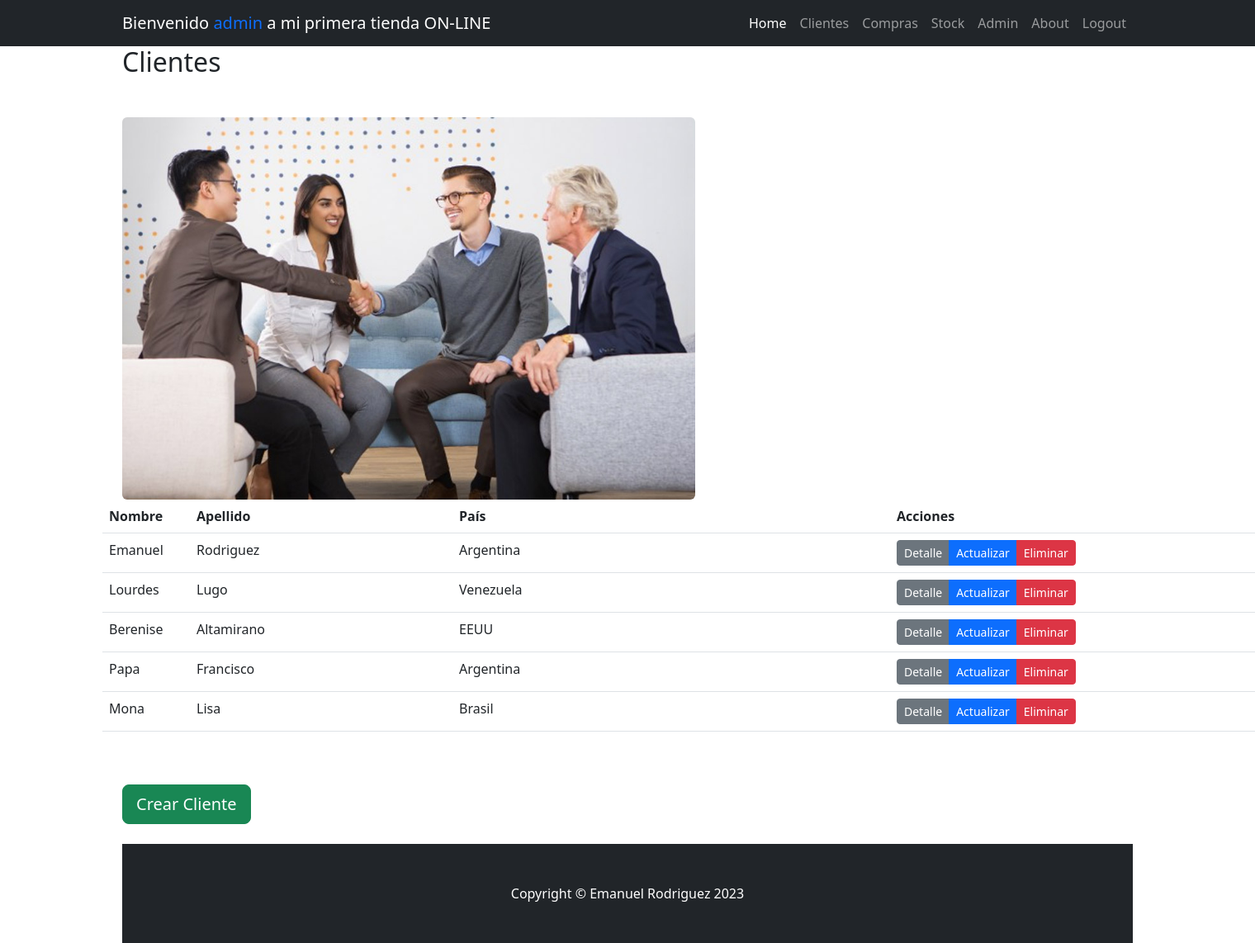
The app's page /cliente/ (signed in) with its own data.
### cliente/models.py (models this page shows, shortened)
class Cliente(models.Model):
    nombre = models.CharField(max_length=100)
    apellido = models.CharField(max_length=100)
    nacimiento = models.DateField(null=True)
    pais_origen_id = models.ForeignKey(Pais, on_delete=models.SET_NULL, null=True, blank=True)
    imagen = models.ImageField(upload_to='images/', null=True, blank=True)

class Pais(models.Model):
    nombre = models.CharField(max_length=100)

### cliente/views.py (the view)
# urls.py: path("", views.ClienteList.as_view(), name="index"),
class ClienteList(ListView):
    model = models.Cliente
    def get_queryset(self):
        if self.request.GET.get("buscar"):
            consulta = self.request.GET.get("buscar")
            object_list = models.Cliente.objects.filter(nombre__icontains=consulta)
        else:
            object_list = models.Cliente.objects.all()
        return object_list

### cliente/templates/cliente/cliente_list.html
{% extends "home/base.html" %}
{% load static %}
{% block title %}
    <h2>Clientes</h2>
{% endblock title %}
{% block content %}
    <div class="row gx-4 gx-lg-5 align-items-center my-5">
        <div class="col-lg-7">
            <img class="img-fluid rounded mb-4 mb-lg-0"
                 src=" {% static 'home/img/clientes.jpeg' %}" />
        </div>
        <table class="table table-hover table-responsive table-condensed" border="0">
            <thead>
                <tr class="d-flex">
                    <th class="col-1">Nombre</th>
                    <th class="col-3">Apellido</th>
                    <th class="col-5">País</th>
                    <th class="col-7">Acciones</th>
                </tr>
            </thead>
            <tbody>
                {% for cliente in object_list %}
                    <tr class="d-flex">
                        <td class="col-1">
                            {{ cliente.nombre | capfirst }}
                            <td class="col-3">
                                {{ cliente.apellido | capfirst }}
                                <td class="col-5">
                                    {{ cliente.pais_origen_id.nombre| capfirst }}
                                    <td class="col-7">
                                        <div class="btn-group">
                                            <a href="{% url 'cliente:cliente_detail' cliente.id %}"
                                               class="btn btn-secondary btn-sm">Detalle</a>
                                            {% if user.is_staff %}
                                                <a href="{% url 'cliente:cliente_update' cliente.id %}"
                                                   class="btn btn-primary btn-sm">Actualizar</a>
                                                <a href="{% url 'cliente:cliente_delete' cliente.id %}"
                                                   class="btn btn-danger btn-sm">Eliminar</a>
                                            {% endif %}
                                        </div>
                                    </tr>
                                {% empty %}
                                    <tr class="d-flex">
                                        <td colspan="3">No se encontraron resultados.</td>
                                    </tr>
                                {% endfor %}
                            </tbody>
                        </table>
                    </div>
                    <div class="col-6">
                        <a href="{% url 'cliente:cliente_create' %}"
                           class="btn btn-success btn-lg mb-4 ">Crear Cliente</a>
                    </div>
                {% endblock content %}

### home/templates/home/navbar.html (shortened to what this page needs)
<nav class="navbar navbar-expand-lg navbar-dark bg-dark">
    <div class="container px-5">
        <a class="navbar-brand" href="#!">Bienvenido <span class="text-primary">{{ user.username }}</span> a mi primera tienda ON-LINE</a>
        <div class="collapse navbar-collapse" id="navbarSupportedContent">
            <ul class="navbar-nav ms-auto mb-2 mb-lg-0">
                {% if user.is_authenticated %}
                    <li class="nav-item">
                        <a class="nav-link active"
                           aria-current="page"
                           href="{% url "home:index" %}">Home</a>
                    </li>
                    <li class="nav-item">
                        <a class="nav-link" href="{% url "cliente:index" %}">Clientes</a>
                    </li>
                    <li class="nav-item">
                        <a class="nav-link" href="{% url "compras:index" %}">Compras</a>
                    </li>
                    <li class="nav-item">
                        <a class="nav-link" href="{% url "stock:index" %}">Stock</a>
                    </li>
                    <li class="nav-item">
                        {% if user.is_staff %}
                            <a class="nav-link" href="{% url "admin:index" %}">Admin</a>
                        {% endif %}
                    </li>
                    <li class="nav-item">
                        <a class="nav-link" href="{% url "home:about" %}">About</a>
                    </li>
                    <li class="nav-item">
                        <a class="nav-link" href="{% url "home:logout" %}">Logout</a>
                    </li>
                {% endif %}
            </ul>
        </div>
    </div>
</nav>

### records on screen
Cliente: nombre "Emanuel", apellido "Rodriguez", pais_origen_id.nombre "Argentina"
Cliente: nombre "Lourdes", apellido "Lugo", pais_origen_id.nombre "Venezuela"
Cliente: nombre "Berenise", apellido "Altamirano", pais_origen_id.nombre "EEUU"
Cliente: nombre "Papa", apellido "Francisco", pais_origen_id.nombre "Argentina"
Cliente: nombre "Mona", apellido "Lisa", pais_origen_id.nombre "Brasil"

### other values on screen
{{ user.username }} "admin"
